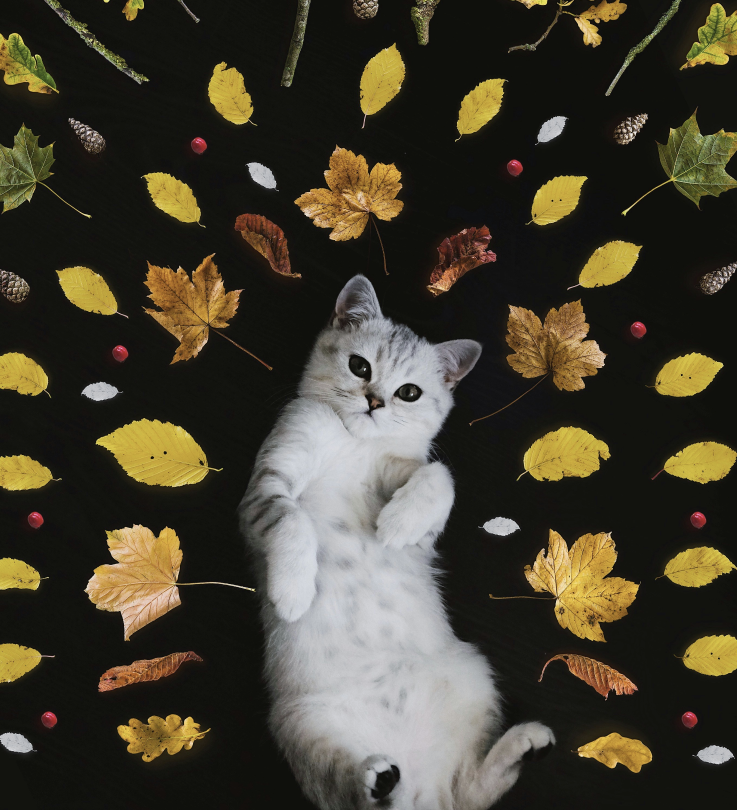
#> input picture simple operations/cat1.png, 1474 x 1620 px (shown at 1/2 size)
$ python croping.py
#> lines starting #> are read from the running program, lines starting #| are printed output that depends on the picture
import cv2 as cv
import os


# path
path = os.path.join(".", "cat1.png")

# read
img = cv.imread(path)
#> img is the input picture: shape (1620, 1474, 3); mean B, G, R 47.5, 62, 66.8

# shape
print(img.shape)
#| (1620, 1474, 3)

# cropping
# recall img is stored in a numby array
# [height, width]
cropped_img = img[620: 1200, 420: 1300]
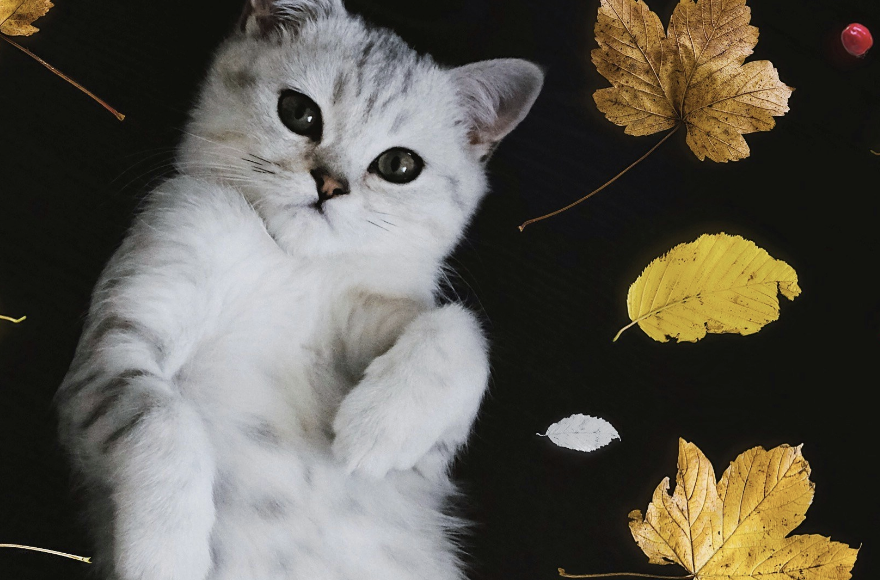
#> cropped_img: shape (580, 880, 3); mean B, G, R 79.9, 89.3, 92.9

# visualize
cv.imshow("window", cropped_img)
cv.waitKey(0)
